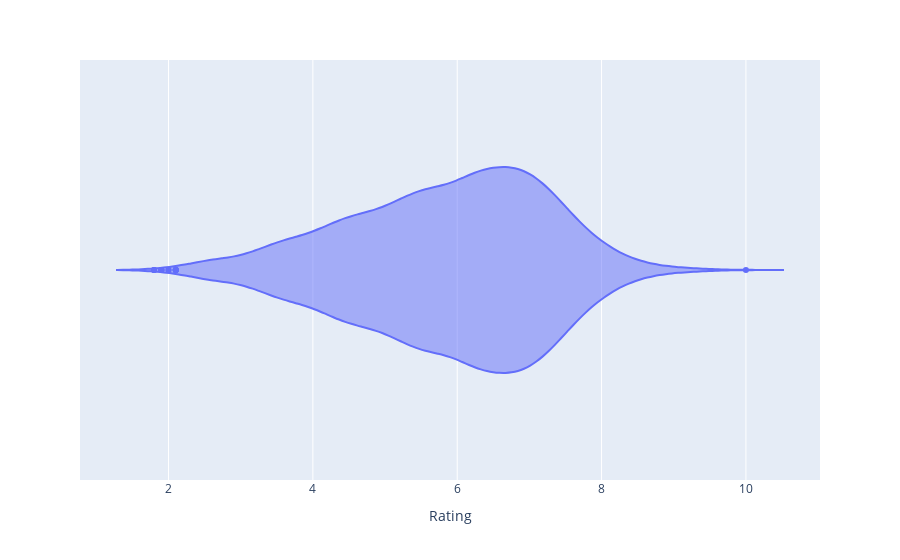

Notebook code cell kept with this figure:
### Code cell
iplot(px.violin(data_frame=df,x="Rating"))

### Figure 1 — Plotly figure (JSON) as saved in the notebook; plotly's stock layout.template omitted (floating-point values rounded to 4 significant figures; data arrays with more than 128 entries replaced by an {"elided": "..."} marker saying what was removed)
{"data": [{"alignmentgroup": "True", "box": {"visible": false}, "hovertemplate": "Rating=%{x}<extra></extra>", "legendgroup": "", "marker": {"color": "#636efa"}, "name": "", "offsetgroup": "", "orientation": "h", "scalegroup": "True", "showlegend": false, "type": "violin", "x": {"elided": "5545 float values"}, "x0": " ", "xaxis": "x", "y0": " ", "yaxis": "y"}], "layout": {"legend": {"tracegroupgap": 0}, "margin": {"t": 60}, "violinmode": "group", "xaxis": {"anchor": "y", "domain": [0, 1], "title": {"text": "Rating"}}, "yaxis": {"anchor": "x", "domain": [0, 1]}}}
